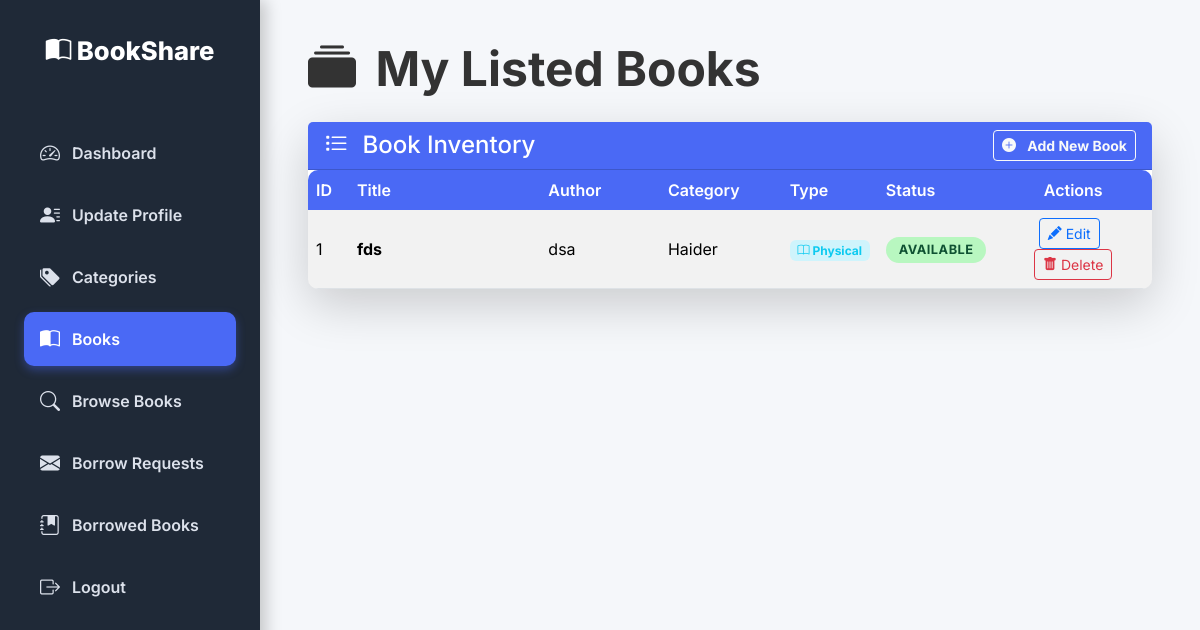
/books (signed in), run on the app's committed database.
### models.py (models this page shows, shortened)
class Book(db.Model):
    __tablename__ = 'books'
    id = db.Column(db.Integer, primary_key=True)
    owner_id = db.Column(db.Integer, db.ForeignKey('users.id'), nullable=False, index=True)
    category_id = db.Column(db.Integer, db.ForeignKey('categories.id'), index=True)
    title = db.Column(db.String(200), nullable=False)
    author = db.Column(db.String(150), nullable=False)
    description = db.Column(db.Text)
    book_image = db.Column(db.String(255))
    book_type = db.Column(db.String(20), nullable=False)  # 'physical' or 'digital'
    status = db.Column(
        db.Enum('available', 'unavailable', name='book_status'),
        default='available',
        nullable=False
    )
    physical_location = db.Column(db.String(255))
    file_path = db.Column(db.String(255))
    download_link = db.Column(db.String(255))
    created_at = db.Column(db.DateTime, default=datetime.utcnow, nullable=False)
    category = db.relationship('Category', backref='books', lazy=True)
    owner = db.relationship('User', backref='books', lazy=True)

class Category(db.Model):
    __tablename__ = 'categories'
    id = db.Column(db.Integer, primary_key=True)
    name = db.Column(db.String(100), unique=True, nullable=False, index=True)

### app.py (the view)
@app.route('/books')
@login_required
def books():
    user_books = Book.query.filter_by(owner_id=current_user.id).order_by(Book.title).all()
    return render_template('books.html', books=user_books)

### app.py (called while the page is built)
@login_manager.user_loader
def load_user(user_id):
    try:
        uid = int(user_id)
    except (TypeError, ValueError):
        return None
    user = User.query.get(uid)
    if user:
        return user
    if uid == 999999:
        return Admin.query.get(uid)
    return None

### models.py (called while the page is built)
    @property
    def is_active(self) -> bool:
        return self.status == UserStatus.unblocked

    @property
    def is_admin(self):
        return False

### templates/books.html (shortened to what this page needs)
{% extends "base.html" %}
{% block content %}
<h2 class="mb-4 display-5 fw-bold" style="color: var(--text-color);">
    <i class="bi bi-collection-fill me-2"></i> My Listed Books
</h2>
<div class="card shadow-lg">
    <div class="card-header d-flex justify-content-between align-items-center">
        <h4 class="mb-0 text-white"><i class="bi bi-list-task me-2"></i> Book Inventory</h4>
        <a href="{{ url_for('book_form') }}" class="btn btn-sm btn-outline-light fw-bold">
            <i class="bi bi-plus-circle-fill me-2"></i> Add New Book
        </a>
    </div>
    <div class="card-body p-0">
        <div class="table-responsive">
            <table class="table table-striped table-hover mb-0">
                <thead>
                    <tr>
                        <th scope="col" style="width: 5%;">ID</th>
                        <th scope="col" style="width: 25%;">Title</th>
                        <th scope="col" style="width: 15%;">Author</th>
                        <th scope="col" style="width: 15%;">Category</th>
                        <th scope="col" style="width: 10%;">Type</th>
                        <th scope="col" style="width: 10%;">Status</th>
                        <th scope="col" class="text-center" style="width: 20%;">Actions</th>
                    </tr>
                </thead>
                <tbody>
                    {% for book in books %}
                    <tr class="{% if book.status == 'unavailable' %}table-warning bg-opacity-10{% endif %}">
                        <td>{{ book.id }}</td>
                        <td class="fw-bold">{{ book.title }}</td>
                        <td>{{ book.author }}</td>
                        <td>{{ book.category.name if book.category else '-' }}</td>
                        <td>
                            {% if book.book_type == 'physical' %}
                                <span class="badge bg-info-subtle text-info"><i class="bi bi-book"></i> Physical</span>
                            {% else %}
                                <span class="badge bg-secondary-subtle text-secondary"><i class="bi bi-file-earmark-text"></i> Digital</span>
                            {% endif %}
                        </td>
                        <td>
                            {% if book.status == 'available' %}
                                <span class="borrow-status-label status-accepted">Available</span>
                            {% elif book.status == 'unavailable' %}
                                <span class="borrow-status-label status-rejected">Unavailable</span>
                            {% else %}
                                <span class="borrow-status-label status-returned">{{ book.status }}</span>
                            {% endif %}
                        </td>
                        <td class="text-center">
                            <a href="{{ url_for('book_form', id=book.id) }}" class="btn btn-sm btn-outline-primary me-2">
                                <i class="bi bi-pencil-fill"></i> Edit
                            </a>
                            <form action="{{ url_for('delete_book', id=book.id) }}" method="post" style="display:inline-block;">
                                <button type="submit" class="btn btn-sm btn-outline-danger"
                                        onclick="return confirm('WARNING: Are you sure you want to delete the book: {{ book.title }}?')">
                                    <i class="bi bi-trash-fill"></i> Delete
                                </button>
                            </form>
                        </td>
                    </tr>
                    {% endfor %}
                </tbody>
            </table>
        </div>
    </div>
</div>
{% endblock %}

### templates/base.html (style rules this page uses)
:root { --primary-color: #4A69F5; --primary-hover: #354FC2; --sidebar-bg: #1f2937; --text-color: #333; --light-bg: #f5f7fa; --card-shadow: 0 6px 15px rgba(0, 0, 0, 0.08); --transition-speed: 0.3s; }
body { font-family: 'Inter', sans-serif; background-color: var(--light-bg); color: var(--text-color); min-height: 100vh; }
.card { border: none; border-radius: 16px; box-shadow: var(--card-shadow); transition: transform 0.3s ease; }
.card-header { background: var(--primary-color); color: white; font-weight: 700; border-top-left-radius: 16px; border-top-right-radius: 16px; }
.borrow-status-label { font-size: 0.8rem; padding: 0.4em 1em; border-radius: 50px; font-weight: 700; text-transform: uppercase; letter-spacing: 0.5px; }
.status-accepted { background: #b8f7c0; color: #0f5132; }
.table { border-collapse: separate; border-spacing: 0; border-radius: 10px; overflow: hidden; }
.table th { background: var(--primary-color); color: #fff; font-weight: 600; border: none; vertical-align: middle; }
.table td { vertical-align: middle; }
.table-striped tbody tr:nth-of-type(odd) { background-color: rgba(0, 0, 0, 0.03); }

### data on the page
Book: id "1", title "fds", author "dsa", category "Haider", book_type "physical" (drawn), status "AVAILABLE"
